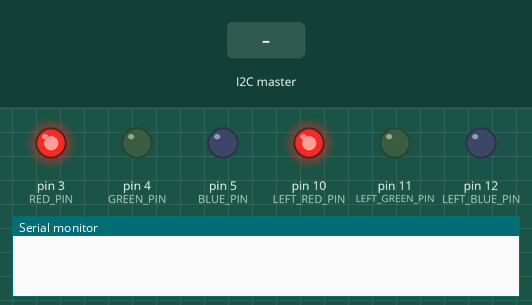
Simulated run of this sketch. Board: Arduino Uno, built with avr-gcc and run on an emulated ATmega328P. Shown: output pins drawn as LEDs (lit = HIGH), the last lines printed to the serial monitor. The inputs (shaded band) are chosen by the test bench.

Above: at 1.2 s.
1.3 s: the I2C master sends the byte 2
At 1.7 s:
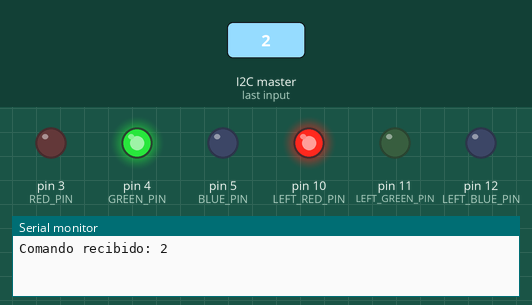
2.8 s: the I2C master sends the byte 1
At 4.1 s:
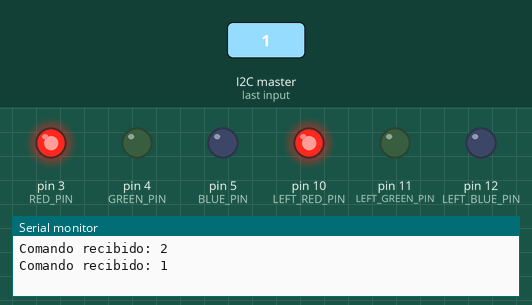
Timing chart, 0 to 5.8 s (numbered marks = the images above; inputs shaded):
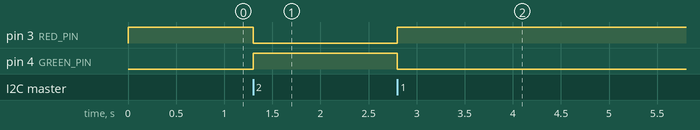

The sketch:

esclavo1.ino
```cpp
#include <Wire.h>

// Pines del LED RGB principal
#define RED_PIN 3
#define GREEN_PIN 4
#define BLUE_PIN 5

// Pines del LED RGB para vueltas izquierdas
#define LEFT_RED_PIN 10
#define LEFT_GREEN_PIN 11
#define LEFT_BLUE_PIN 12

/*
Esclavo:
ID: 10
17=10
18=11
20=9
*/

void setup() {
  Wire.begin(10); // Cambia para cada esclavo (8, 9, 10, 11)
  Wire.onReceive(receiveEvent);
  pinMode(RED_PIN, OUTPUT);
  pinMode(GREEN_PIN, OUTPUT);
  pinMode(BLUE_PIN, OUTPUT);
  pinMode(LEFT_RED_PIN, OUTPUT);
  pinMode(LEFT_GREEN_PIN, OUTPUT);
  pinMode(LEFT_BLUE_PIN, OUTPUT);

  mantenerEnRojo(); // Inicializa en rojo
  Serial.begin(9600);
}

void loop() {
  // El loop queda vacío
}

// Mantiene todos los LEDs en rojo
void mantenerEnRojo() {
  encenderColor(HIGH, LOW, LOW);      // LEDs principales
  encenderColorLeft(HIGH, LOW, LOW); // LEDs de vueltas
}

// Apaga todos los LEDs
void mantenerApagado() {
  encenderColor(LOW, LOW, LOW);      // LEDs principales
}
void mantenerApagadoLeft() {
encenderColorLeft(LOW, LOW, LOW); // LEDs de vueltas
}

// Enciende el color deseado en los pines principales
void encenderColor(int red, int green, int blue) {
  digitalWrite(RED_PIN, red);
  digitalWrite(GREEN_PIN, green);
  digitalWrite(BLUE_PIN, blue);
}

// Enciende el color deseado en los pines de vueltas izquierdas
void encenderColorLeft(int red, int green, int blue) {
  digitalWrite(LEFT_RED_PIN, red);
  digitalWrite(LEFT_GREEN_PIN, green);
  digitalWrite(LEFT_BLUE_PIN, blue);
}

// Maneja los comandos recibidos
void receiveEvent(int bytes) {
  int command = Wire.read(); // Lee el comando
  Serial.print("Comando recibido: ");
  Serial.println(command);

  // Comportamiento basado en el comando
  switch (command) {
    case 0:  // Rojo principal
      mantenerEnRojo();
      break;
    case 2:  // Verde principal
      encenderColor(LOW, HIGH, LOW);
      break;
    case 3:  // Rojo principal
      encenderColor(HIGH, LOW, LOW);
      break;
    case 4:  // Amarillo principal
      encenderColor(HIGH, HIGH, LOW);
      break;
    case 5:  // Verde vueltas
      encenderColorLeft(LOW, HIGH, LOW);
      break;
    case 6:  // Rojo vueltas
      encenderColorLeft(HIGH, LOW, LOW);
      encenderColor(HIGH, LOW, LOW);
      break;
    case 7:  // Amarillo vueltas
      encenderColorLeft(HIGH, HIGH, LOW);
      break;
    case 10: // Apagar todos
      mantenerApagado();
      break;
    case 11: // Apagar todos
      mantenerApagadoLeft();
      break;
    default: // Apagar todos
      mantenerEnRojo();
      break;
  }
}
```

Measured:
- after the input at 1.3 s, pin 3 (RED_PIN): HIGH → LOW at once; pin 4 (GREEN_PIN): LOW → HIGH at once
- after the input at 2.8 s, pin 3 (RED_PIN): LOW → HIGH at once; pin 4 (GREEN_PIN): HIGH → LOW at once
